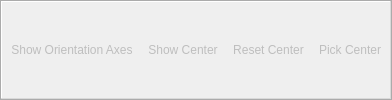
<?xml version="1.0" encoding="UTF-8"?>
<ui version="4.0">
 <class>pqAxesToolbar</class>
 <widget class="QToolBar" name="axesToolbar" >
  <property name="enabled" >
   <bool>true</bool>
  </property>
  <property name="windowTitle" >
   <string>Center Axes Controls</string>
  </property>
  <property name="orientation" >
   <enum>Qt::Horizontal</enum>
  </property>
  <attribute name="toolBarArea" >
   <enum>TopToolBarArea</enum>
  </attribute>
  <attribute name="toolBarBreak" >
   <bool>false</bool>
  </attribute>

  <action name="actionShowOrientationAxes" >
   <property name="checkable" >
    <bool>true</bool>
   </property>
   <property name="enabled" >
    <bool>false</bool>
   </property>
   <property name="icon" >
    <iconset resource="../pqComponents.qrc">:/pqWidgets/Icons/pqShowOrientationAxes.png</iconset>
   </property>
   <property name="text" >
    <string>Show Orientation Axes</string>
   </property>
   <property name="statusTip" >
    <string>Show/Hide orientation axes</string>
   </property>
  </action>

  <action name="actionShowCenterAxes" >
   <property name="checkable" >
    <bool>true</bool>
   </property>
   <property name="enabled" >
    <bool>false</bool>
   </property>
   <property name="icon" >
    <iconset resource="../pqComponents.qrc" >:/pqWidgets/Icons/pqShowCenterAxes.png</iconset>
   </property>
   <property name="text" >
    <string>Show Center</string>
   </property>
   <property name="statusTip" >
    <string>Show/Hide center of rotation</string>
   </property>
  </action>
  <action name="actionPickCenter" >
   <property name="checkable" >
    <bool>true</bool>
   </property>
   <property name="enabled" >
    <bool>false</bool>
   </property>
   <property name="icon" >
    <iconset resource="../pqComponents.qrc" >:/pqWidgets/Icons/pqPickCenter.png</iconset>
   </property>
   <property name="text" >
    <string>Pick Center</string>
   </property>
   <property name="iconText" >
    <string>Pick Center</string>
   </property>
   <property name="toolTip" >
    <string>Pick Center</string>
   </property>
   <property name="statusTip" >
    <string>Mouse press to pick center of rotation</string>
   </property>
  </action>
  <action name="actionResetCenter" >
   <property name="enabled" >
    <bool>false</bool>
   </property>
   <property name="icon" >
    <iconset resource="../pqComponents.qrc" >:/pqWidgets/Icons/pqResetCenter.png</iconset>
   </property>
   <property name="text" >
    <string>Reset Center</string>
   </property>
   <property name="statusTip" >
    <string>Reset center of rotation</string>
   </property>
  </action>
 
  <addaction name="actionShowOrientationAxes" />
  <addaction name="actionShowCenterAxes" />
  <addaction name="actionResetCenter" />
  <addaction name="actionPickCenter" />
 </widget>
 <resources>
  <include location="../../../Components/Resources/pqComponents.qrc"/>
 </resources>
 <connections/>
</ui>
